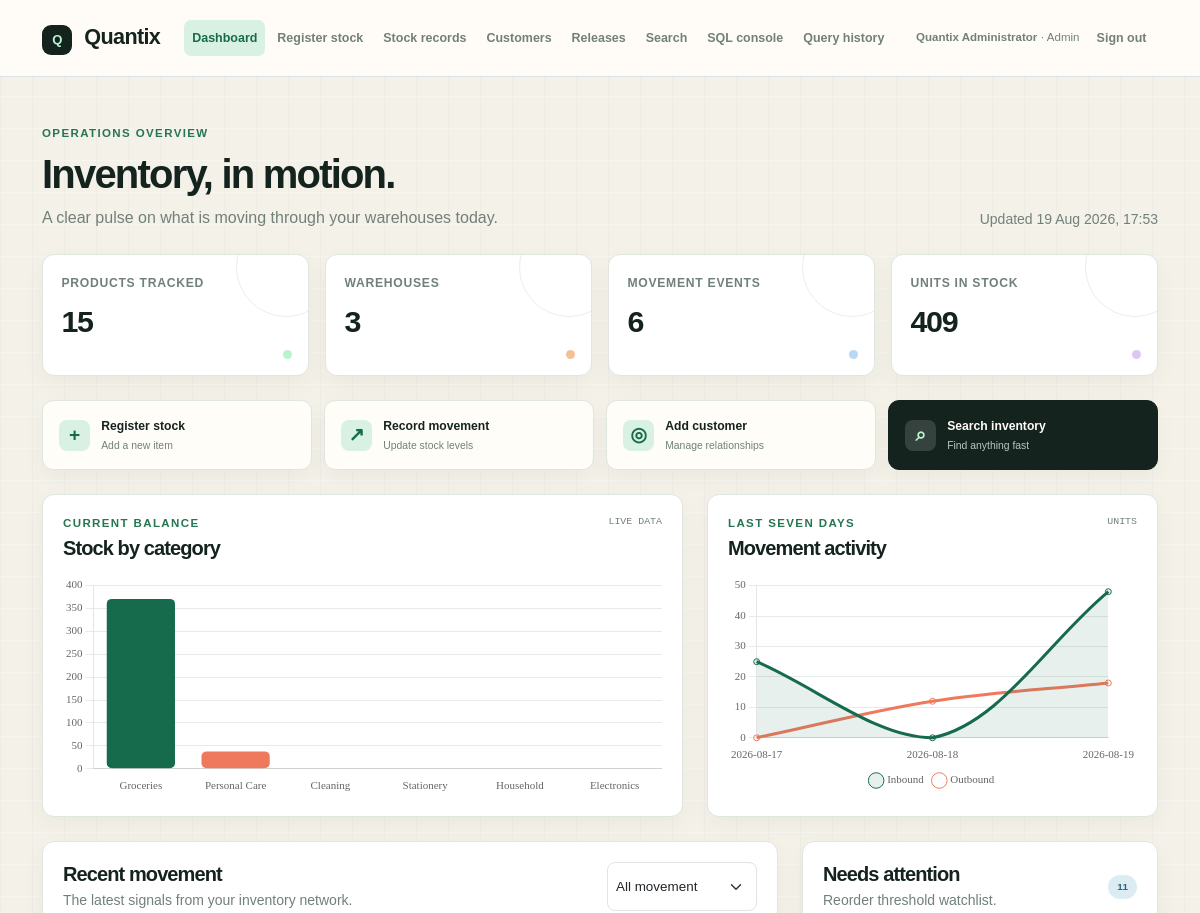
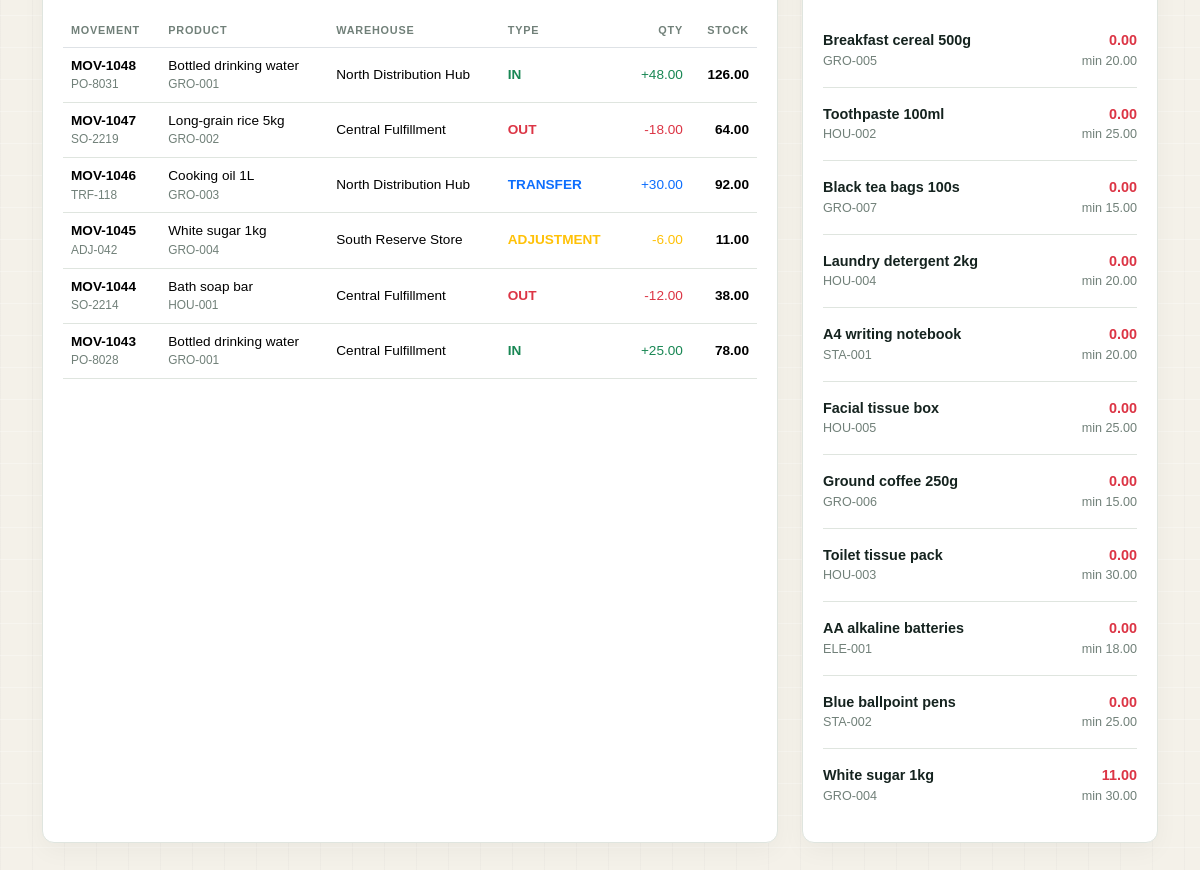
/index.php (signed in), run on the app's committed database (2 pictures, top to bottom).
### tables this page shows
CREATE TABLE IF NOT EXISTS inventory_movements (
    id BIGINT UNSIGNED AUTO_INCREMENT PRIMARY KEY,
    movement_number VARCHAR(40) NOT NULL UNIQUE,
    product_id INT UNSIGNED NOT NULL,
    warehouse_id INT UNSIGNED NOT NULL,
    movement_type ENUM('IN','OUT','TRANSFER','ADJUSTMENT') NOT NULL,
    quantity DECIMAL(12,2) NOT NULL,
    stock_after DECIMAL(12,2) NOT NULL,
    reference VARCHAR(80) NOT NULL,
    movement_date DATETIME NOT NULL,
    CONSTRAINT fk_movement_product FOREIGN KEY (product_id) REFERENCES products(id),
    CONSTRAINT fk_movement_warehouse FOREIGN KEY (warehouse_id) REFERENCES warehouses(id),
    INDEX idx_movement_date (movement_date),
    INDEX idx_movement_type (movement_type)
);

CREATE TABLE IF NOT EXISTS products (
    id INT UNSIGNED AUTO_INCREMENT PRIMARY KEY,
    name VARCHAR(160) NOT NULL,
    sku VARCHAR(60) NOT NULL UNIQUE,
    category VARCHAR(100) NOT NULL,
    stock_type VARCHAR(60) NOT NULL DEFAULT 'Finished Goods',
    unit VARCHAR(30) NOT NULL DEFAULT 'units',
    reorder_level DECIMAL(12,2) NOT NULL DEFAULT 0
);

CREATE TABLE IF NOT EXISTS warehouses (
    id INT UNSIGNED AUTO_INCREMENT PRIMARY KEY,
    name VARCHAR(120) NOT NULL,
    code VARCHAR(30) NOT NULL UNIQUE,
    created_at TIMESTAMP DEFAULT CURRENT_TIMESTAMP
);

### auth.php (called while the page is built, shortened)
<?php
require_once __DIR__ . '/db.php';
function currentUser(): ?array
{
    return $_SESSION['user'] ?? null;
}

### db.php (called while the page is built, shortened)
<?php
function e(string|int|float|null $value): string
{
    return htmlspecialchars((string) $value, ENT_QUOTES, 'UTF-8');
}

### index.php (the view, shortened to what this page needs)
<?php
require __DIR__ . '/auth.php';
require_once __DIR__ . '/db.php';
$summary = ['products' => 0, 'warehouses' => 0, 'movement_count' => 0, 'stock' => 0];
$movements = [];
$lowStock = [];
$stockByCategory = [];
$movementTrend = [];
try {
    $database = db();
    $summary = $database->query(
        "SELECT
            (SELECT COUNT(*) FROM products) AS products,
            (SELECT COUNT(*) FROM warehouses) AS warehouses,
            (SELECT COUNT(*) FROM inventory_movements) AS movement_count,
            COALESCE((SELECT SUM(latest.stock_after) FROM inventory_movements latest
                WHERE NOT EXISTS (SELECT 1 FROM inventory_movements newer
                    WHERE newer.product_id = latest.product_id AND newer.warehouse_id = latest.warehouse_id
                    AND (newer.movement_date > latest.movement_date OR (newer.movement_date = latest.movement_date AND newer.id > latest.id)))), 0) AS stock"
    )->fetch();
    $movements = $database->query(
        "SELECT m.movement_number, m.movement_type, m.quantity, m.stock_after, m.reference,
                m.movement_date, p.name AS product_name, p.sku, w.name AS warehouse_name
         FROM inventory_movements m
         INNER JOIN products p ON p.id = m.product_id
         INNER JOIN warehouses w ON w.id = m.warehouse_id
         ORDER BY m.movement_date DESC LIMIT 25"
    )->fetchAll();
    $lowStock = $database->query(
        "SELECT p.name, p.sku, p.reorder_level, COALESCE(SUM(latest.stock_after), 0) AS stock
         FROM products p
         LEFT JOIN (SELECT m.product_id, m.warehouse_id, m.stock_after FROM inventory_movements m
             WHERE NOT EXISTS (SELECT 1 FROM inventory_movements newer WHERE newer.product_id = m.product_id
             AND newer.warehouse_id = m.warehouse_id AND (newer.movement_date > m.movement_date
             OR (newer.movement_date = m.movement_date AND newer.id > m.id)))) latest ON latest.product_id = p.id
         GROUP BY p.id, p.name, p.sku, p.reorder_level
         HAVING stock <= p.reorder_level
         ORDER BY stock ASC"
    )->fetchAll();
    $stockByCategory = $database->query(
        "SELECT p.category, COALESCE(SUM(latest.stock_after), 0) AS stock
         FROM products p
         LEFT JOIN (SELECT m.product_id, m.warehouse_id, m.stock_after FROM inventory_movements m
             WHERE NOT EXISTS (SELECT 1 FROM inventory_movements newer WHERE newer.product_id = m.product_id
             AND newer.warehouse_id = m.warehouse_id AND (newer.movement_date > m.movement_date
             OR (newer.movement_date = m.movement_date AND newer.id > m.id)))) latest ON latest.product_id = p.id
         GROUP BY p.category ORDER BY stock DESC"
    )->fetchAll();
    $movementTrend = $database->query(
        "SELECT DATE(movement_date) AS movement_day,
                SUM(CASE WHEN movement_type = 'IN' THEN ABS(quantity) ELSE 0 END) AS inbound,
                SUM(CASE WHEN movement_type = 'OUT' THEN ABS(quantity) ELSE 0 END) AS outbound
         FROM inventory_movements
         WHERE movement_date >= CURRENT_DATE - INTERVAL 6 DAY
         GROUP BY DATE(movement_date) ORDER BY movement_day"
    )->fetchAll();
} catch (Throwable $exception) {
    $error = 'Connect to MySQL and import schema.sql to load live inventory data.';
}
function movementClass(string $type): string
{
    return match ($type) {
        'IN' => 'text-success',
        'OUT' => 'text-danger',
        'TRANSFER' => 'text-primary',
        default => 'text-warning',
    };
}
?>
<!doctype html>
<html lang="en">
<head>
    <link href="https://cdn.jsdelivr.net/npm/bootstrap@5.3.3/dist/css/bootstrap.min.css" rel="stylesheet">
    <link href="assets/app.css" rel="stylesheet">
</head>
<body>
<nav class="navbar navbar-expand-lg border-bottom bg-white">
    <div class="container py-2"><a class="navbar-brand fw-bold me-4" href="index.php"><span class="brand-mark">Q</span> Quantix</a>
        <div class="collapse navbar-collapse" id="main-nav"><div class="navbar-nav gap-1"><a class="nav-link active fw-semibold" href="index.php">Dashboard</a><a class="nav-link" href="stock-registration.php">Register stock</a><a class="nav-link" href="stock-management.php">Stock records</a><a class="nav-link" href="customers.php">Customers</a><a class="nav-link" href="releases.php">Releases</a><a class="nav-link" href="search.php">Search</a><?php if (currentUser()['role'] === 'admin'): ?><a class="nav-link" href="sql-console.php">SQL console</a><a class="nav-link" href="query-history.php">Query history</a><?php endif; ?></div><div class="user-menu ms-auto"><span class="navbar-text small"><strong><?= e(currentUser()['name']) ?></strong> · <?= e(ucfirst(currentUser()['role'])) ?></span><a class="nav-link d-inline-block" href="logout.php">Sign out</a></div></div>
    </div>
</nav>
<main class="container py-4 py-lg-5">
    <div class="d-flex flex-column flex-lg-row justify-content-between align-items-lg-end gap-3 mb-4">
        <div>
            <p class="eyebrow mb-2">Operations overview</p>
            <h1 class="display-6 fw-semibold mb-2">Inventory, in motion.</h1>
            <p class="text-secondary mb-0">A clear pulse on what is moving through your warehouses today.</p>
        </div>
        <div class="text-lg-end text-secondary small">Updated <?= e(date('d M Y, H:i')) ?></div>
    </div>
    <section class="row g-3 mb-4">
        <?php foreach ([
            ['Products tracked', $summary['products'], 'catalog'],
            ['Warehouses', $summary['warehouses'], 'locations'],
            ['Movement events', $summary['movement_count'], 'events'],
            ['Units in stock', number_format((float) $summary['stock']), 'stock'],
        ] as [$label, $value, $key]): ?>
            <div class="col-6 col-xl-3"><div class="metric h-100"><span class="metric-label"><?= e($label) ?></span><strong><?= e($value) ?></strong><span class="metric-dot <?= e($key) ?>"></span></div></div>
        <?php endforeach; ?>
    </section>
    <section class="quick-actions mb-4" aria-label="Quick actions">
        <a class="quick-action" href="stock-registration.php"><span class="action-symbol">+</span><span><strong>Register stock</strong><small>Add a new item</small></span></a>
        <a class="quick-action" href="movement-add.php"><span class="action-symbol">↗</span><span><strong>Record movement</strong><small>Update stock levels</small></span></a>
        <a class="quick-action" href="customers.php"><span class="action-symbol">◎</span><span><strong>Add customer</strong><small>Manage relationships</small></span></a>
        <a class="quick-action action-accent" href="search.php"><span class="action-symbol">⌕</span><span><strong>Search inventory</strong><small>Find anything fast</small></span></a>
    </section>
    <section class="row g-4 mb-4">
        <div class="col-lg-7"><div class="panel chart-panel"><div class="panel-heading"><div><p class="eyebrow mb-1">Current balance</p><h2 class="h5 mb-0">Stock by category</h2></div><span class="chart-note">Live data</span></div><div class="chart-wrap"><canvas id="stock-category-chart" aria-label="Stock by category chart"></canvas></div></div></div>
        <div class="col-lg-5"><div class="panel chart-panel"><div class="panel-heading"><div><p class="eyebrow mb-1">Last seven days</p><h2 class="h5 mb-0">Movement activity</h2></div><span class="chart-note">Units</span></div><div class="chart-wrap"><canvas id="movement-trend-chart" aria-label="Movement activity chart"></canvas></div></div></div>
    </section>
    <div class="row g-4">
        <section class="col-xl-8">
            <div class="panel h-100">
                <div class="d-flex flex-column flex-md-row justify-content-between gap-3 mb-3">
                    <div><h2 class="h5 mb-1">Recent movement</h2><p class="small text-secondary mb-0">The latest signals from your inventory network.</p></div>
                    <select id="movement-filter" class="form-select form-select-sm filter-select" aria-label="Filter movement type">
                        <option value="ALL">All movement</option><option value="IN">Inbound</option><option value="OUT">Outbound</option><option value="TRANSFER">Transfers</option><option value="ADJUSTMENT">Adjustments</option>
                    </select>
                </div>
                <div class="table-responsive"><table class="table align-middle" id="movement-table"><thead><tr><th>Movement</th><th>Product</th><th>Warehouse</th><th>Type</th><th class="text-end">Qty</th><th class="text-end">Stock</th></tr></thead><tbody>
                <?php foreach ($movements as $movement): ?>
                    <tr data-type="<?= e($movement['movement_type']) ?>"><td><strong><?= e($movement['movement_number']) ?></strong><small class="d-block text-secondary"><?= e($movement['reference']) ?></small></td><td><?= e($movement['product_name']) ?><small class="d-block text-secondary"><?= e($movement['sku']) ?></small></td><td><?= e($movement['warehouse_name']) ?></td><td><span class="fw-semibold <?= e(movementClass($movement['movement_type'])) ?>"><?= e($movement['movement_type']) ?></span></td><td class="text-end <?= e(movementClass($movement['movement_type'])) ?>"><?= $movement['quantity'] > 0 ? '+' : '' ?><?= e($movement['quantity']) ?></td><td class="text-end fw-semibold"><?= e($movement['stock_after']) ?></td></tr>
                <?php endforeach; ?>
                </tbody></table></div>
            </div>
        </section>
        <aside class="col-xl-4"><div class="panel h-100"><div class="d-flex justify-content-between align-items-center mb-3"><div><h2 class="h5 mb-1">Needs attention</h2><p class="small text-secondary mb-0">Reorder threshold watchlist.</p></div><span class="badge rounded-pill text-bg-light"><?= count($lowStock) ?></span></div>
            <?php if ($lowStock): foreach ($lowStock as $item): ?><div class="stock-item"><div><strong><?= e($item['name']) ?></strong><small class="d-block text-secondary"><?= e($item['sku']) ?></small></div><div class="text-end"><strong class="text-danger"><?= e($item['stock']) ?></strong><small class="d-block text-secondary">min <?= e($item['reorder_level']) ?></small></div></div><?php endforeach; else: ?><div class="empty-state">All tracked products are above their reorder level.</div><?php endif; ?>
        </div></aside>
    </div>
</main>
<script>
const chartFont = { family: 'Manrope', size: 11 };
const categoryData = <?= json_encode($stockByCategory, JSON_THROW_ON_ERROR) ?>;
const trendData = <?= json_encode($movementTrend, JSON_THROW_ON_ERROR) ?>;
new Chart(document.querySelector('#stock-category-chart'), {
    type: 'bar',
    data: { labels: categoryData.map((item) => item.category), datasets: [{ data: categoryData.map((item) => item.stock), backgroundColor: ['#176b4d', '#ef795c', '#5e9fbd', '#b28a3d', '#8b78a9'], borderRadius: 5, borderSkipped: false }] },
    options: { responsive: true, maintainAspectRatio: false, plugins: { legend: { display: false } }, scales: { x: { grid: { display: false }, ticks: { font: chartFont } }, y: { beginAtZero: true, grid: { color: '#e5ebe6' }, ticks: { font: chartFont } } } }
});
new Chart(document.querySelector('#movement-trend-chart'), {
    type: 'line',
    data: { labels: trendData.map((item) => item.movement_day), datasets: [{ label: 'Inbound', data: trendData.map((item) => item.inbound), borderColor: '#176b4d', backgroundColor: 'rgba(23,107,77,.1)', fill: true, tension: .35 }, { label: 'Outbound', data: trendData.map((item) => item.outbound), borderColor: '#ef795c', backgroundColor: 'transparent', tension: .35 }] },
    options: { responsive: true, maintainAspectRatio: false, plugins: { legend: { position: 'bottom', labels: { usePointStyle: true, font: chartFont } } }, scales: { x: { grid: { display: false }, ticks: { font: chartFont } }, y: { beginAtZero: true, grid: { color: '#e5ebe6' }, ticks: { font: chartFont } } } }
});
</script>
</body>
</html>

### data on the page
inventory_movements: movement_number "MOV-1048", reference "PO-8031", product.name "Bottled drinking water", product.sku "GRO-001", warehouse.name "North Distribution Hub", movement_type "IN", quantity "48.00", stock_after "126.00"
inventory_movements: movement_number "MOV-1047", reference "SO-2219", product.name "Long-grain rice 5kg", product.sku "GRO-002", warehouse.name "Central Fulfillment", movement_type "OUT", quantity "-18.00", stock_after "64.00"
inventory_movements: movement_number "MOV-1046", reference "TRF-118", product.name "Cooking oil 1L", product.sku "GRO-003", warehouse.name "North Distribution Hub", movement_type "TRANSFER", quantity "30.00", stock_after "92.00"
inventory_movements: movement_number "MOV-1045", reference "ADJ-042", product.name "White sugar 1kg", product.sku "GRO-004", warehouse.name "South Reserve Store", movement_type "ADJUSTMENT", quantity "-6.00", stock_after "11.00"
inventory_movements: movement_number "MOV-1044", reference "SO-2214", product.name "Bath soap bar", product.sku "HOU-001", warehouse.name "Central Fulfillment", movement_type "OUT", quantity "-12.00", stock_after "38.00"
inventory_movements: movement_number "MOV-1043", reference "PO-8028", product.name "Bottled drinking water", product.sku "GRO-001", warehouse.name "Central Fulfillment", movement_type "IN", quantity "25.00", stock_after "78.00"

### other printed values
currentUser()['name'] "Quantix Administrator"
currentUser()['role'] "Admin"
$label "PRODUCTS TRACKED"
$value "15"
$label "WAREHOUSES"
$value "3"
$label "MOVEMENT EVENTS"
$value "6"
$label "UNITS IN STOCK"
$value "409"
count($lowStock) "11"
$item['name'] "Breakfast cereal 500g"
$item['sku'] "GRO-005"
$item['stock'] "0.00"
$item['reorder_level'] "20.00"
